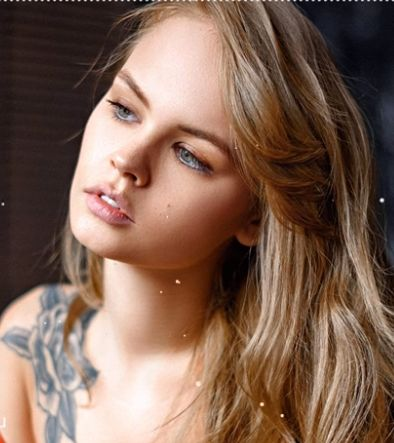
#> input picture src/Data/img/Anastasiya_1.jpg, 394 x 443 px
$ python -i Image.py   (imports and definitions only)
#> lines starting #> are read from the running program, lines starting #| are printed output that depends on the picture; after the words box and inside, x2 and y2 are one past the last pixel; in counts of white or black regions, pixels touching at a corner belong together
#> further down, picture is the input picture: PIL image 394x443 RGB; mean R, G, B 127.9, 99.1, 83.8
# Created: 2023.04.01
# Author: Vladimir Vons <VladVons@gmail.com>
# License: GNU, see LICENSE for more details
#
# pip3 install pillow
# TImage.ResizeFile('pic1.jpg', 'pic2.jpg', 1024, 50)
# TImage.CropBgFile('pic1.jpg', 'pic2.jpg')


import os
import io
from PIL import Image, ImageFilter


class TImage():
    @staticmethod
    def OpenFile(aFileIn: str) -> object:
        return Image.open(aFileIn)

    @staticmethod
    def OpenImg(aData: bytes) -> object:
        return Image.open(io.BytesIO(aData))

    @staticmethod
    def Resize(aImg, aMaxSize: int = 1024) -> object:
        Width, Height = aImg.size
        MaxSize = max(Width, Height)
        if (MaxSize > aMaxSize):
            Ratio = aMaxSize / MaxSize
            NewWidth = int(Width * Ratio)
            NewHeight = int(Height * Ratio)
            aImg = aImg.resize((NewWidth, NewHeight))
        return aImg

    @staticmethod
    def ResizeFile(aFileIn: str, aFileOut: str = None, aMaxSize: int = 1024, aQuality = 60) -> float:
        Img = TImage.OpenFile(aFileIn)
        Img = TImage.Resize(Img, aMaxSize)

        if (not aFileOut):
            aFileOut = aFileIn
        Img.save(aFileOut, quality = aQuality)
        SizeIn = os.path.getsize(aFileIn)
        Ratio = os.path.getsize(aFileOut) / SizeIn
        return Ratio

    @staticmethod
    def ResizeImg(aDataIn: bytes, aFileOut: str, aMaxSize: int = 1024, aQuality = 60) -> float:
        Img = TImage.OpenImg(aDataIn)
        Img = TImage.Resize(Img, aMaxSize)

        Img.save(aFileOut, quality = aQuality)
        Ratio = os.path.getsize(aFileOut) / len(aDataIn)
        return Ratio

    @staticmethod
    def CropBg(aImg) -> object:
        '''
        crop outer solid background from image
        '''

        # Convert the image to grayscale
        grayscale_image = aImg.convert("L")
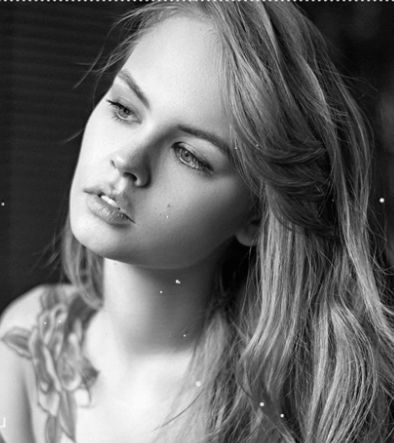
#> grayscale_image: PIL image 394x443 L; min 0, max 254, mean 106

        # Apply GaussianBlur to reduce noise
        blurred_image = grayscale_image.filter(ImageFilter.GaussianBlur(radius=5))
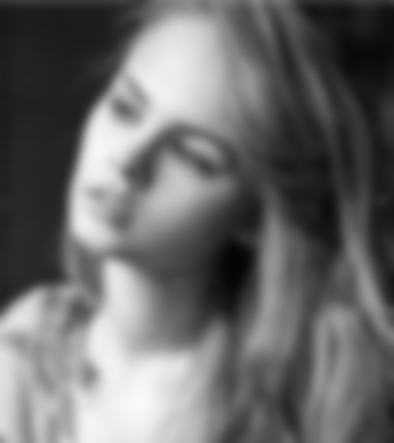
#> blurred_image: PIL image 394x443 L; min 4, max 249, mean 106.1

        # Use color thresholding to create a binary mask of the background
        threshold_value = 200
        mask = blurred_image.point(lambda x: 255 if x > threshold_value else 0)
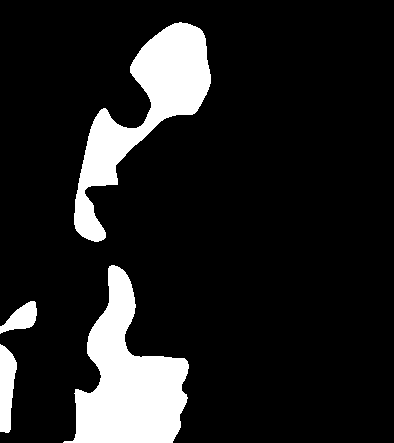
#> mask: PIL image 394x443 L; 13.1% white; 4 white regions, box (x1, y1, x2, y2) and area: (63, 265, 189, 443) 11303, (74, 22, 211, 242) 9806, (0, 344, 17, 433) 1105, (0, 301, 37, 334) 661

        # Invert the mask to get the foreground (object)
        foreground = Image.eval(mask, lambda x: 255 - x)

        # Find the bounding box of the object
        bounding_box = foreground.getbbox()
#> bounding_box = (0, 0, 394, 443)

        # Crop the image to the bounding box
        return aImg.crop(bounding_box)

    def CropBgFile(aFileIn: str, aFileOut: str):
        Img = TImage.OpenFile(aFileIn)
        Img = TImage.CropBg(Img)
        Img.save(aFileOut)

>>> from PIL import Image
>>> picture = Image.open('../../Data/img/Anastasiya_1.jpg')
>>> result = TImage().CropBg(picture)
